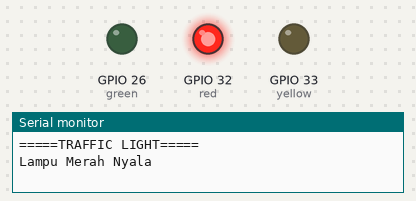
A program run on a simulated ESP32. On the bench: output pins drawn as LEDs (lit = HIGH), the last lines printed to the serial monitor.

Above: at 2.5 s.
At 6.0 s:
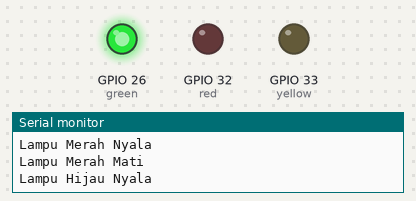
At 7.75 s:
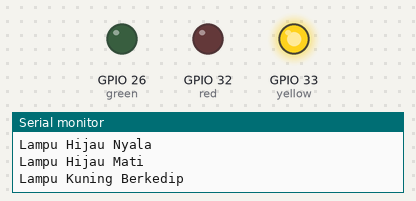
At 9.3 s:
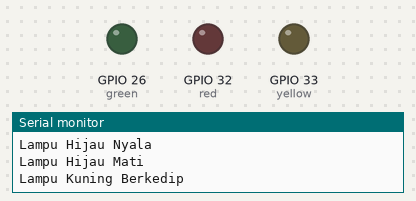
Timing chart, 0 to 12.5 s (numbered marks = the images above):
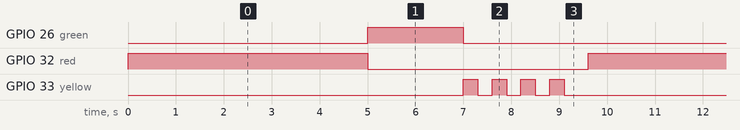

Measured:
- by itself, GPIO 26 (green): alternates HIGH for 2.0 s and LOW for 7.6 s
- by itself, GPIO 32 (red): alternates HIGH for 5.0 s and LOW for 4.6 s
- by itself, GPIO 33 (yellow): repeats every 9.6 s: 3 × (LOW 0.30 s, HIGH 0.30 s), LOW 7.5 s, HIGH 0.30 s

The program:

main.cpp
```cpp
#include <Arduino.h> // Wajib untuk PlatformIO + ESP32

// Deklarasi pin LED
int red = 32;
int yellow = 33;
int green = 26;

void setup()
{
  Serial.begin(115200); // Inisialisasi komunikasi Serial
  Serial.println("=====TRAFFIC LIGHT=====");

  // Atur pin sebagai OUTPUT
  pinMode(red, OUTPUT);
  pinMode(yellow, OUTPUT);
  pinMode(green, OUTPUT);
}

void loop()
{
  // lampu merah
  Serial.println("Lampu Merah Nyala");
  digitalWrite(red, HIGH); // nyala
  delay(5000);             // Tunggu 5 detik
  Serial.println("Lampu Merah Mati");
  digitalWrite(red, LOW); // mati

  // lampu hijau
  Serial.println("Lampu Hijau Nyala");
  digitalWrite(green, HIGH); // nyala
  delay(2000);               // Tunggu 2 detik
  Serial.println("Lampu Hijau Mati");
  digitalWrite(green, LOW); // mati

  // lampu kuning
  Serial.println("Lampu Kuning Berkedip");
  digitalWrite(yellow, HIGH); // nyala
  delay(300);                 // Tunggu 0,3 detik
  digitalWrite(yellow, LOW);  // mati
  delay(300);                 // Tunggu 0,3 detik
  digitalWrite(yellow, HIGH); // nyala
  delay(300);                 // Tunggu 0,3 detik
  digitalWrite(yellow, LOW);  // mati
  delay(300);                 // Tunggu 0,3 detik
  digitalWrite(yellow, HIGH); // nyala
  delay(300);                 // Tunggu 0,3 detik
  digitalWrite(yellow, LOW);  // mati
  delay(300);                 // Tunggu 0,3 detik
  digitalWrite(yellow, HIGH); // nyala
  delay(300);                 // Tunggu 0,3 detik
  digitalWrite(yellow, LOW);  // mati

  // menunggu sebelum mengulang
  delay(500); // Tunggu 0,5 detik
}
```
